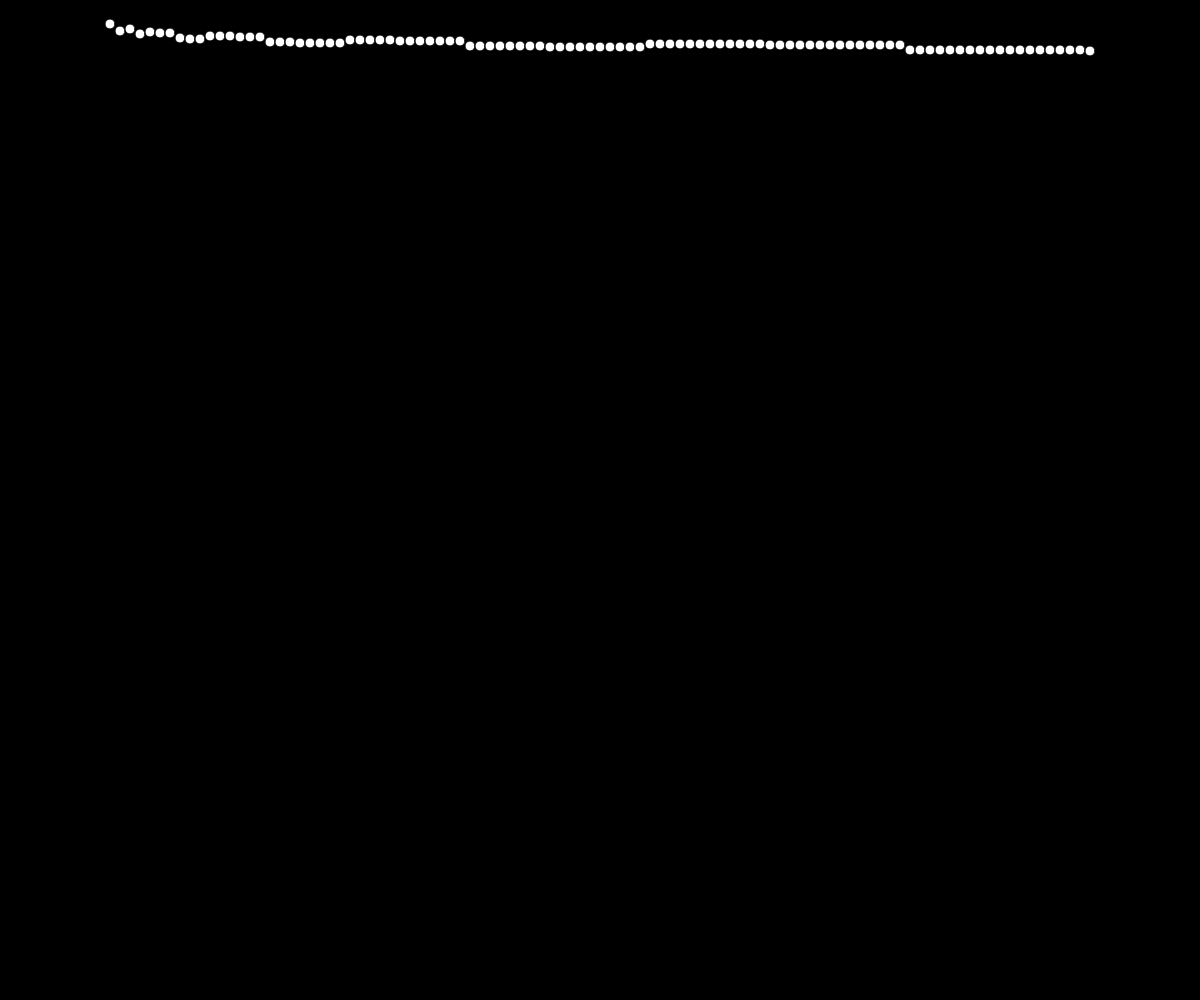
Frame 1 (no input)
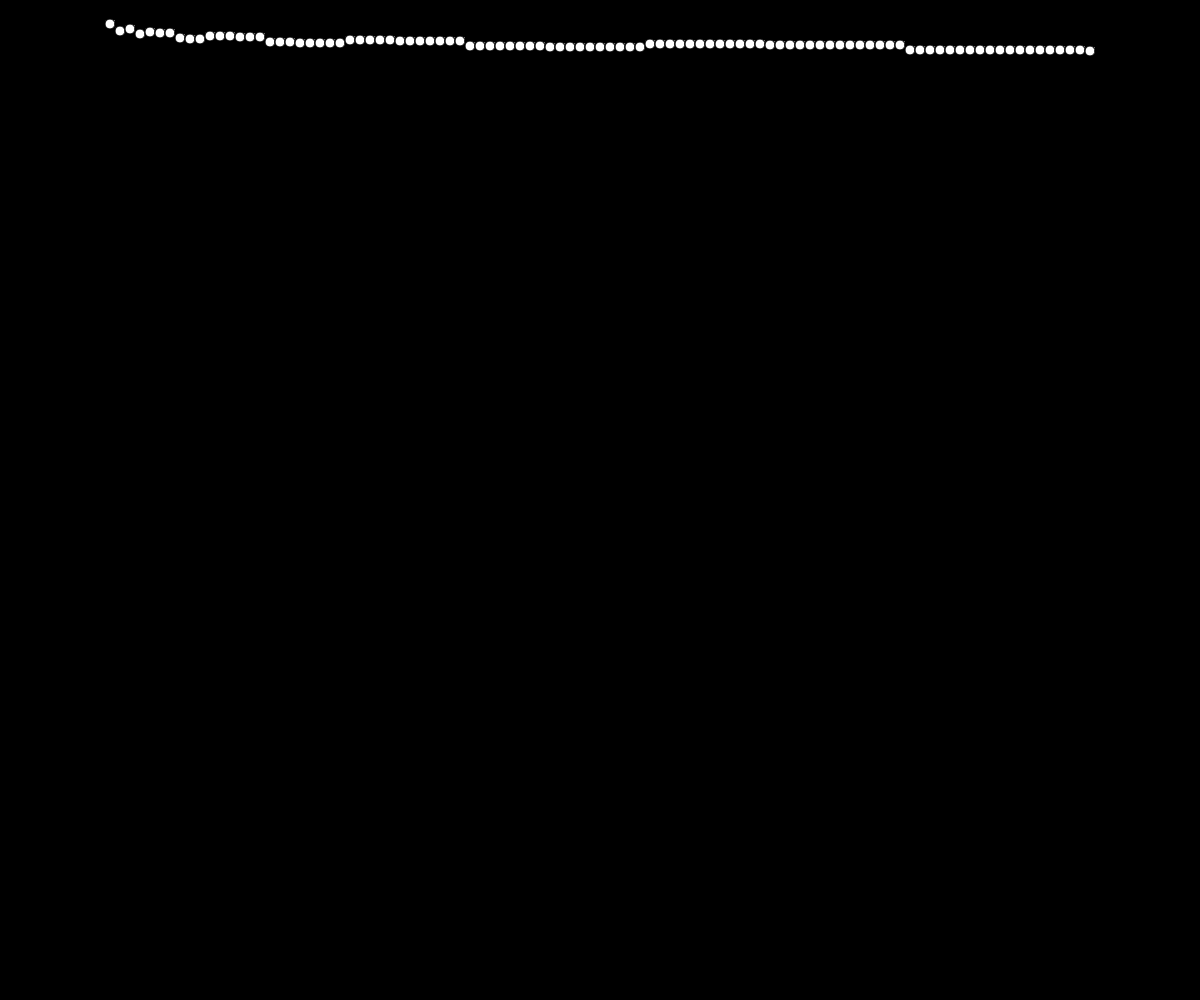
Frame 60 (no input)
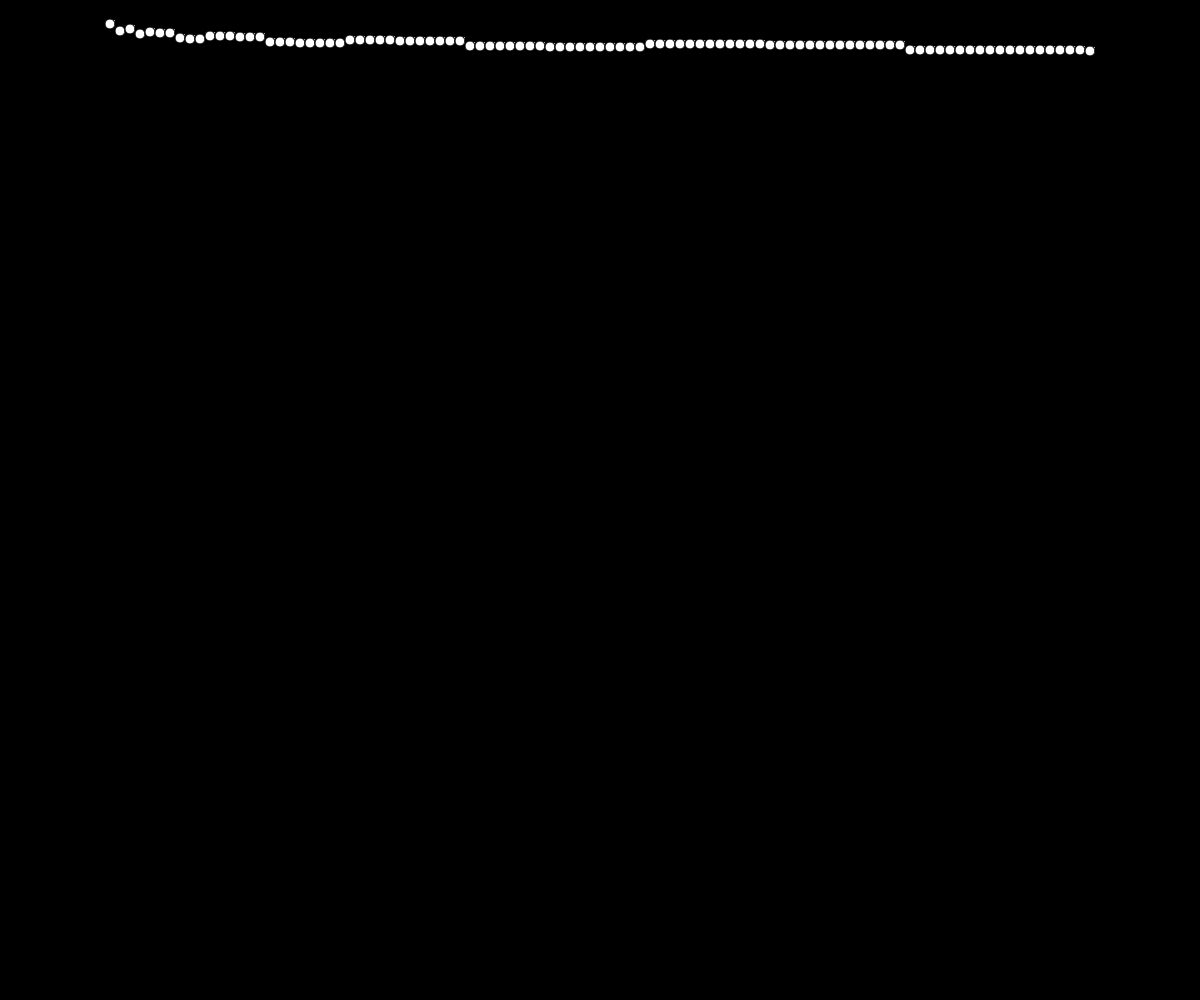
Frame 120 (the mouse pressed at the canvas centre since frame 60)

The p5.js sketch that drew these frames (run headless with seeded random() and noise() and a simulated clock; from frame 60 on, the mouse is pressed at the canvas centre):

// p5.js sketch
// ── sketch.js
let x = 100;
let y = 100;



function setup() {
  createCanvas(windowWidth, windowHeight);
background(0,0,0);




}


function draw() {
  for (let i = 0; i < 1000; i = i + 10){
  x = i;
    y=5*log(x*1000)^2;
    console.log(y);
    fill(255);
      circle(x+100,y-20,10);




  }



}
